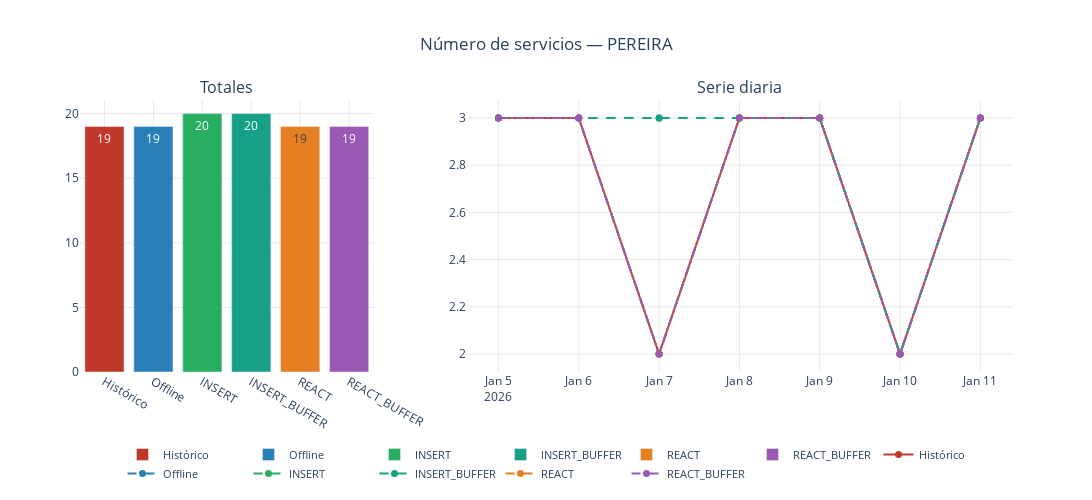
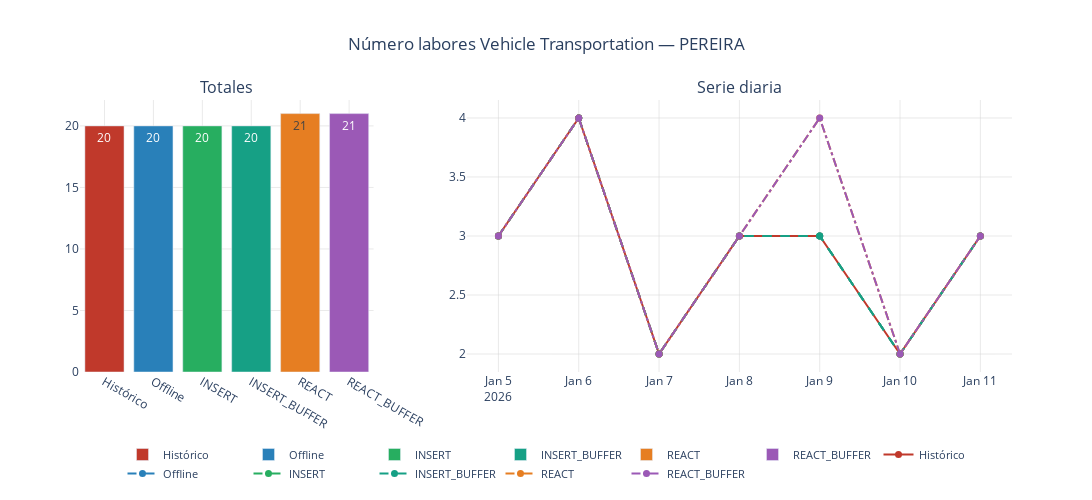
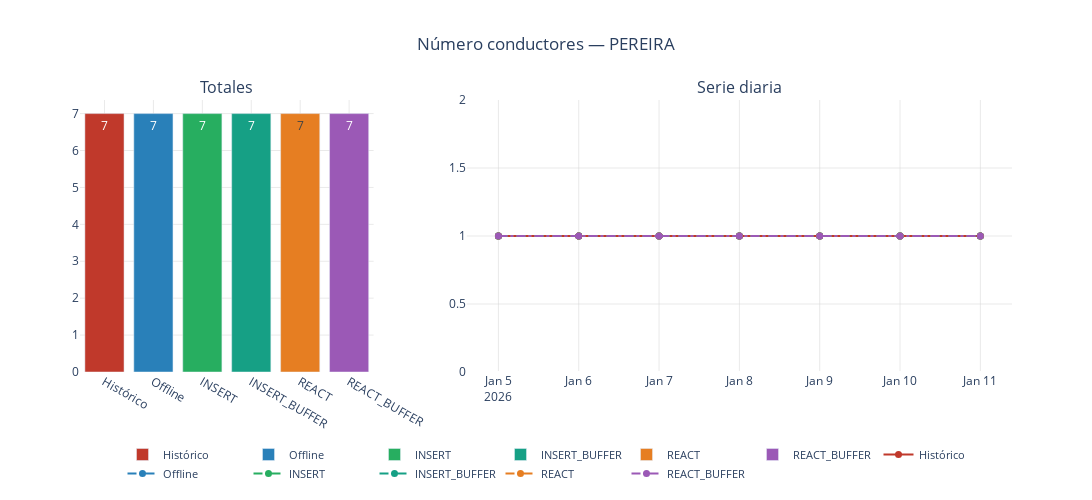
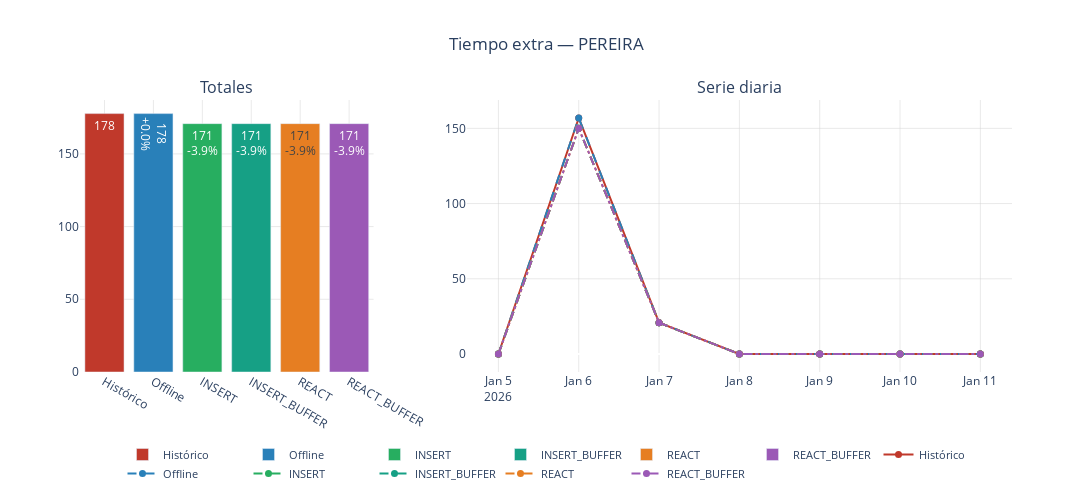

Notebook source saved alongside these figures, in order:
### Code cell
plot_metrics_comparison_dynamic(
    algorithms,
    city=city,
    metricas=metricas,
    dist_dict=dist_dict,
    fechas=fechas,
    metrics_with_gap=metrics_with_gap
)

### Figure 1 — Plotly figure (JSON) as saved in the notebook; plotly's stock layout.template omitted (floating-point values rounded to 4 significant figures)
{"data": [{"marker": {"color": "#C0392B"}, "name": "Histórico", "text": ["19"], "textposition": "auto", "type": "bar", "x": ["Histórico"], "xaxis": "x", "y": [19], "yaxis": "y"}, {"marker": {"color": "#2980B9"}, "name": "Offline", "text": ["19"], "textposition": "auto", "type": "bar", "x": ["Offline"], "xaxis": "x", "y": [19], "yaxis": "y"}, {"marker": {"color": "#27AE60"}, "name": "INSERT", "text": ["20"], "textposition": "auto", "type": "bar", "x": ["INSERT"], "xaxis": "x", "y": [20], "yaxis": "y"}, {"marker": {"color": "#16A085"}, "name": "INSERT_BUFFER", "text": ["20"], "textposition": "auto", "type": "bar", "x": ["INSERT_BUFFER"], "xaxis": "x", "y": [20], "yaxis": "y"}, {"marker": {"color": "#E67E22"}, "name": "REACT", "text": ["19"], "textposition": "auto", "type": "bar", "x": ["REACT"], "xaxis": "x", "y": [19], "yaxis": "y"}, {"marker": {"color": "#9B59B6"}, "name": "REACT_BUFFER", "text": ["19"], "textposition": "auto", "type": "bar", "x": ["REACT_BUFFER"], "xaxis": "x", "y": [19], "yaxis": "y"}, {"line": {"color": "#C0392B", "dash": "solid", "width": 2}, "marker": {"size": 7}, "mode": "lines+markers", "name": "Histórico", "type": "scatter", "x": ["2026-01-05", "2026-01-06", "2026-01-07", "2026-01-08", "2026-01-09", "2026-01-10", "2026-01-11"], "xaxis": "x2", "y": [3, 3, 2, 3, 3, 2, 3], "yaxis": "y2"}, {"line": {"color": "#2980B9", "dash": "dash", "width": 2}, "marker": {"size": 7}, "mode": "lines+markers", "name": "Offline", "type": "scatter", "x": ["2026-01-05", "2026-01-06", "2026-01-07", "2026-01-08", "2026-01-09", "2026-01-10", "2026-01-11"], "xaxis": "x2", "y": [3, 3, 2, 3, 3, 2, 3], "yaxis": "y2"}, {"line": {"color": "#27AE60", "dash": "dash", "width": 2}, "marker": {"size": 7}, "mode": "lines+markers", "name": "INSERT", "type": "scatter", "x": ["2026-01-05", "2026-01-06", "2026-01-07", "2026-01-08", "2026-01-09", "2026-01-10", "2026-01-11"], "xaxis": "x2", "y": [3, 3, 3, 3, 3, 2, 3], "yaxis": "y2"}, {"line": {"color": "#16A085", "dash": "dash", "width": 2}, "marker": {"size": 7}, "mode": "lines+markers", "name": "INSERT_BUFFER", "type": "scatter", "x": ["2026-01-05", "2026-01-06", "2026-01-07", "2026-01-08", "2026-01-09", "2026-01-10", "2026-01-11"], "xaxis": "x2", "y": [3, 3, 3, 3, 3, 2, 3], "yaxis": "y2"}, {"line": {"color": "#E67E22", "dash": "dashdot", "width": 2}, "marker": {"size": 7}, "mode": "lines+markers", "name": "REACT", "type": "scatter", "x": ["2026-01-05", "2026-01-06", "2026-01-07", "2026-01-08", "2026-01-09", "2026-01-10", "2026-01-11"], "xaxis": "x2", "y": [3, 3, 2, 3, 3, 2, 3], "yaxis": "y2"}, {"line": {"color": "#9B59B6", "dash": "dashdot", "width": 2}, "marker": {"size": 7}, "mode": "lines+markers", "name": "REACT_BUFFER", "type": "scatter", "x": ["2026-01-05", "2026-01-06", "2026-01-07", "2026-01-08", "2026-01-09", "2026-01-10", "2026-01-11"], "xaxis": "x2", "y": [3, 3, 2, 3, 3, 2, 3], "yaxis": "y2"}], "layout": {"annotations": [{"font": {"size": 16}, "showarrow": false, "text": "Totales", "x": 0.1575, "xanchor": "center", "xref": "paper", "y": 1, "yanchor": "bottom", "yref": "paper"}, {"font": {"size": 16}, "showarrow": false, "text": "Serie diaria", "x": 0.7075, "xanchor": "center", "xref": "paper", "y": 1, "yanchor": "bottom", "yref": "paper"}], "height": 500, "legend": {"font": {"size": 11}, "orientation": "h", "x": 0.5, "xanchor": "center", "y": -0.25, "yanchor": "top"}, "margin": {"b": 120, "t": 100}, "plot_bgcolor": "white", "title": {"text": "Número de servicios — PEREIRA", "x": 0.5, "xanchor": "center"}, "width": 1100, "xaxis": {"anchor": "y", "domain": [0, 0.315], "gridcolor": "lightgray", "gridwidth": 0.5, "showgrid": true}, "xaxis2": {"anchor": "y2", "domain": [0.415, 1], "gridcolor": "lightgray", "gridwidth": 0.5, "showgrid": true}, "yaxis": {"anchor": "x", "domain": [0, 1], "gridcolor": "lightgray", "gridwidth": 0.5, "showgrid": true}, "yaxis2": {"anchor": "x2", "domain": [0, 1], "gridcolor": "lightgray", "gridwidth": 0.5, "showgrid": true}}}

### Figure 2 — Plotly figure (JSON) as saved in the notebook; plotly's stock layout.template omitted (floating-point values rounded to 4 significant figures)
{"data": [{"marker": {"color": "#C0392B"}, "name": "Histórico", "text": ["20"], "textposition": "auto", "type": "bar", "x": ["Histórico"], "xaxis": "x", "y": [20], "yaxis": "y"}, {"marker": {"color": "#2980B9"}, "name": "Offline", "text": ["20"], "textposition": "auto", "type": "bar", "x": ["Offline"], "xaxis": "x", "y": [20], "yaxis": "y"}, {"marker": {"color": "#27AE60"}, "name": "INSERT", "text": ["20"], "textposition": "auto", "type": "bar", "x": ["INSERT"], "xaxis": "x", "y": [20], "yaxis": "y"}, {"marker": {"color": "#16A085"}, "name": "INSERT_BUFFER", "text": ["20"], "textposition": "auto", "type": "bar", "x": ["INSERT_BUFFER"], "xaxis": "x", "y": [20], "yaxis": "y"}, {"marker": {"color": "#E67E22"}, "name": "REACT", "text": ["21"], "textposition": "auto", "type": "bar", "x": ["REACT"], "xaxis": "x", "y": [21], "yaxis": "y"}, {"marker": {"color": "#9B59B6"}, "name": "REACT_BUFFER", "text": ["21"], "textposition": "auto", "type": "bar", "x": ["REACT_BUFFER"], "xaxis": "x", "y": [21], "yaxis": "y"}, {"line": {"color": "#C0392B", "dash": "solid", "width": 2}, "marker": {"size": 7}, "mode": "lines+markers", "name": "Histórico", "type": "scatter", "x": ["2026-01-05", "2026-01-06", "2026-01-07", "2026-01-08", "2026-01-09", "2026-01-10", "2026-01-11"], "xaxis": "x2", "y": [3, 4, 2, 3, 3, 2, 3], "yaxis": "y2"}, {"line": {"color": "#2980B9", "dash": "dash", "width": 2}, "marker": {"size": 7}, "mode": "lines+markers", "name": "Offline", "type": "scatter", "x": ["2026-01-05", "2026-01-06", "2026-01-07", "2026-01-08", "2026-01-09", "2026-01-10", "2026-01-11"], "xaxis": "x2", "y": [3, 4, 2, 3, 3, 2, 3], "yaxis": "y2"}, {"line": {"color": "#27AE60", "dash": "dash", "width": 2}, "marker": {"size": 7}, "mode": "lines+markers", "name": "INSERT", "type": "scatter", "x": ["2026-01-05", "2026-01-06", "2026-01-07", "2026-01-08", "2026-01-09", "2026-01-10", "2026-01-11"], "xaxis": "x2", "y": [3, 4, 2, 3, 3, 2, 3], "yaxis": "y2"}, {"line": {"color": "#16A085", "dash": "dash", "width": 2}, "marker": {"size": 7}, "mode": "lines+markers", "name": "INSERT_BUFFER", "type": "scatter", "x": ["2026-01-05", "2026-01-06", "2026-01-07", "2026-01-08", "2026-01-09", "2026-01-10", "2026-01-11"], "xaxis": "x2", "y": [3, 4, 2, 3, 3, 2, 3], "yaxis": "y2"}, {"line": {"color": "#E67E22", "dash": "dashdot", "width": 2}, "marker": {"size": 7}, "mode": "lines+markers", "name": "REACT", "type": "scatter", "x": ["2026-01-05", "2026-01-06", "2026-01-07", "2026-01-08", "2026-01-09", "2026-01-10", "2026-01-11"], "xaxis": "x2", "y": [3, 4, 2, 3, 4, 2, 3], "yaxis": "y2"}, {"line": {"color": "#9B59B6", "dash": "dashdot", "width": 2}, "marker": {"size": 7}, "mode": "lines+markers", "name": "REACT_BUFFER", "type": "scatter", "x": ["2026-01-05", "2026-01-06", "2026-01-07", "2026-01-08", "2026-01-09", "2026-01-10", "2026-01-11"], "xaxis": "x2", "y": [3, 4, 2, 3, 4, 2, 3], "yaxis": "y2"}], "layout": {"annotations": [{"font": {"size": 16}, "showarrow": false, "text": "Totales", "x": 0.1575, "xanchor": "center", "xref": "paper", "y": 1, "yanchor": "bottom", "yref": "paper"}, {"font": {"size": 16}, "showarrow": false, "text": "Serie diaria", "x": 0.7075, "xanchor": "center", "xref": "paper", "y": 1, "yanchor": "bottom", "yref": "paper"}], "height": 500, "legend": {"font": {"size": 11}, "orientation": "h", "x": 0.5, "xanchor": "center", "y": -0.25, "yanchor": "top"}, "margin": {"b": 120, "t": 100}, "plot_bgcolor": "white", "title": {"text": "Número labores Vehicle Transportation — PEREIRA", "x": 0.5, "xanchor": "center"}, "width": 1100, "xaxis": {"anchor": "y", "domain": [0, 0.315], "gridcolor": "lightgray", "gridwidth": 0.5, "showgrid": true}, "xaxis2": {"anchor": "y2", "domain": [0.415, 1], "gridcolor": "lightgray", "gridwidth": 0.5, "showgrid": true}, "yaxis": {"anchor": "x", "domain": [0, 1], "gridcolor": "lightgray", "gridwidth": 0.5, "showgrid": true}, "yaxis2": {"anchor": "x2", "domain": [0, 1], "gridcolor": "lightgray", "gridwidth": 0.5, "showgrid": true}}}

### Figure 3 — Plotly figure (JSON) as saved in the notebook; plotly's stock layout.template omitted (floating-point values rounded to 4 significant figures)
{"data": [{"marker": {"color": "#C0392B"}, "name": "Histórico", "text": ["7"], "textposition": "auto", "type": "bar", "x": ["Histórico"], "xaxis": "x", "y": [7], "yaxis": "y"}, {"marker": {"color": "#2980B9"}, "name": "Offline", "text": ["7"], "textposition": "auto", "type": "bar", "x": ["Offline"], "xaxis": "x", "y": [7], "yaxis": "y"}, {"marker": {"color": "#27AE60"}, "name": "INSERT", "text": ["7"], "textposition": "auto", "type": "bar", "x": ["INSERT"], "xaxis": "x", "y": [7], "yaxis": "y"}, {"marker": {"color": "#16A085"}, "name": "INSERT_BUFFER", "text": ["7"], "textposition": "auto", "type": "bar", "x": ["INSERT_BUFFER"], "xaxis": "x", "y": [7], "yaxis": "y"}, {"marker": {"color": "#E67E22"}, "name": "REACT", "text": ["7"], "textposition": "auto", "type": "bar", "x": ["REACT"], "xaxis": "x", "y": [7], "yaxis": "y"}, {"marker": {"color": "#9B59B6"}, "name": "REACT_BUFFER", "text": ["7"], "textposition": "auto", "type": "bar", "x": ["REACT_BUFFER"], "xaxis": "x", "y": [7], "yaxis": "y"}, {"line": {"color": "#C0392B", "dash": "solid", "width": 2}, "marker": {"size": 7}, "mode": "lines+markers", "name": "Histórico", "type": "scatter", "x": ["2026-01-05", "2026-01-06", "2026-01-07", "2026-01-08", "2026-01-09", "2026-01-10", "2026-01-11"], "xaxis": "x2", "y": [1, 1, 1, 1, 1, 1, 1], "yaxis": "y2"}, {"line": {"color": "#2980B9", "dash": "dash", "width": 2}, "marker": {"size": 7}, "mode": "lines+markers", "name": "Offline", "type": "scatter", "x": ["2026-01-05", "2026-01-06", "2026-01-07", "2026-01-08", "2026-01-09", "2026-01-10", "2026-01-11"], "xaxis": "x2", "y": [1, 1, 1, 1, 1, 1, 1], "yaxis": "y2"}, {"line": {"color": "#27AE60", "dash": "dash", "width": 2}, "marker": {"size": 7}, "mode": "lines+markers", "name": "INSERT", "type": "scatter", "x": ["2026-01-05", "2026-01-06", "2026-01-07", "2026-01-08", "2026-01-09", "2026-01-10", "2026-01-11"], "xaxis": "x2", "y": [1, 1, 1, 1, 1, 1, 1], "yaxis": "y2"}, {"line": {"color": "#16A085", "dash": "dash", "width": 2}, "marker": {"size": 7}, "mode": "lines+markers", "name": "INSERT_BUFFER", "type": "scatter", "x": ["2026-01-05", "2026-01-06", "2026-01-07", "2026-01-08", "2026-01-09", "2026-01-10", "2026-01-11"], "xaxis": "x2", "y": [1, 1, 1, 1, 1, 1, 1], "yaxis": "y2"}, {"line": {"color": "#E67E22", "dash": "dashdot", "width": 2}, "marker": {"size": 7}, "mode": "lines+markers", "name": "REACT", "type": "scatter", "x": ["2026-01-05", "2026-01-06", "2026-01-07", "2026-01-08", "2026-01-09", "2026-01-10", "2026-01-11"], "xaxis": "x2", "y": [1, 1, 1, 1, 1, 1, 1], "yaxis": "y2"}, {"line": {"color": "#9B59B6", "dash": "dashdot", "width": 2}, "marker": {"size": 7}, "mode": "lines+markers", "name": "REACT_BUFFER", "type": "scatter", "x": ["2026-01-05", "2026-01-06", "2026-01-07", "2026-01-08", "2026-01-09", "2026-01-10", "2026-01-11"], "xaxis": "x2", "y": [1, 1, 1, 1, 1, 1, 1], "yaxis": "y2"}], "layout": {"annotations": [{"font": {"size": 16}, "showarrow": false, "text": "Totales", "x": 0.1575, "xanchor": "center", "xref": "paper", "y": 1, "yanchor": "bottom", "yref": "paper"}, {"font": {"size": 16}, "showarrow": false, "text": "Serie diaria", "x": 0.7075, "xanchor": "center", "xref": "paper", "y": 1, "yanchor": "bottom", "yref": "paper"}], "height": 500, "legend": {"font": {"size": 11}, "orientation": "h", "x": 0.5, "xanchor": "center", "y": -0.25, "yanchor": "top"}, "margin": {"b": 120, "t": 100}, "plot_bgcolor": "white", "title": {"text": "Número conductores — PEREIRA", "x": 0.5, "xanchor": "center"}, "width": 1100, "xaxis": {"anchor": "y", "domain": [0, 0.315], "gridcolor": "lightgray", "gridwidth": 0.5, "showgrid": true}, "xaxis2": {"anchor": "y2", "domain": [0.415, 1], "gridcolor": "lightgray", "gridwidth": 0.5, "showgrid": true}, "yaxis": {"anchor": "x", "domain": [0, 1], "gridcolor": "lightgray", "gridwidth": 0.5, "showgrid": true}, "yaxis2": {"anchor": "x2", "domain": [0, 1], "gridcolor": "lightgray", "gridwidth": 0.5, "showgrid": true}}}

### Figure 4 — Plotly figure (JSON) as saved in the notebook; plotly's stock layout.template omitted (floating-point values rounded to 4 significant figures)
{"data": [{"marker": {"color": "#C0392B"}, "name": "Histórico", "text": ["178"], "textposition": "auto", "type": "bar", "x": ["Histórico"], "xaxis": "x", "y": [177.7], "yaxis": "y"}, {"marker": {"color": "#2980B9"}, "name": "Offline", "text": ["178<br>+0.0%"], "textposition": "auto", "type": "bar", "x": ["Offline"], "xaxis": "x", "y": [177.7], "yaxis": "y"}, {"marker": {"color": "#27AE60"}, "name": "INSERT", "text": ["171<br>-3.9%"], "textposition": "auto", "type": "bar", "x": ["INSERT"], "xaxis": "x", "y": [170.8], "yaxis": "y"}, {"marker": {"color": "#16A085"}, "name": "INSERT_BUFFER", "text": ["171<br>-3.9%"], "textposition": "auto", "type": "bar", "x": ["INSERT_BUFFER"], "xaxis": "x", "y": [170.8], "yaxis": "y"}, {"marker": {"color": "#E67E22"}, "name": "REACT", "text": ["171<br>-3.9%"], "textposition": "auto", "type": "bar", "x": ["REACT"], "xaxis": "x", "y": [170.8], "yaxis": "y"}, {"marker": {"color": "#9B59B6"}, "name": "REACT_BUFFER", "text": ["171<br>-3.9%"], "textposition": "auto", "type": "bar", "x": ["REACT_BUFFER"], "xaxis": "x", "y": [170.8], "yaxis": "y"}, {"line": {"color": "#C0392B", "dash": "solid", "width": 2}, "marker": {"size": 7}, "mode": "lines+markers", "name": "Histórico", "type": "scatter", "x": ["2026-01-05", "2026-01-06", "2026-01-07", "2026-01-08", "2026-01-09", "2026-01-10", "2026-01-11"], "xaxis": "x2", "y": [0.0, 156.9, 20.8, 0.0, 0.0, 0.0, 0.0], "yaxis": "y2"}, {"line": {"color": "#2980B9", "dash": "dash", "width": 2}, "marker": {"size": 7}, "mode": "lines+markers", "name": "Offline", "type": "scatter", "x": ["2026-01-05", "2026-01-06", "2026-01-07", "2026-01-08", "2026-01-09", "2026-01-10", "2026-01-11"], "xaxis": "x2", "y": [0.0, 156.9, 20.8, 0.0, 0.0, 0.0, 0.0], "yaxis": "y2"}, {"line": {"color": "#27AE60", "dash": "dash", "width": 2}, "marker": {"size": 7}, "mode": "lines+markers", "name": "INSERT", "type": "scatter", "x": ["2026-01-05", "2026-01-06", "2026-01-07", "2026-01-08", "2026-01-09", "2026-01-10", "2026-01-11"], "xaxis": "x2", "y": [0.0, 150.0, 20.8, 0.0, 0.0, 0.0, 0.0], "yaxis": "y2"}, {"line": {"color": "#16A085", "dash": "dash", "width": 2}, "marker": {"size": 7}, "mode": "lines+markers", "name": "INSERT_BUFFER", "type": "scatter", "x": ["2026-01-05", "2026-01-06", "2026-01-07", "2026-01-08", "2026-01-09", "2026-01-10", "2026-01-11"], "xaxis": "x2", "y": [0.0, 150.0, 20.8, 0.0, 0.0, 0.0, 0.0], "yaxis": "y2"}, {"line": {"color": "#E67E22", "dash": "dashdot", "width": 2}, "marker": {"size": 7}, "mode": "lines+markers", "name": "REACT", "type": "scatter", "x": ["2026-01-05", "2026-01-06", "2026-01-07", "2026-01-08", "2026-01-09", "2026-01-10", "2026-01-11"], "xaxis": "x2", "y": [0.0, 150.0, 20.8, 0.0, 0.0, 0.0, 0.0], "yaxis": "y2"}, {"line": {"color": "#9B59B6", "dash": "dashdot", "width": 2}, "marker": {"size": 7}, "mode": "lines+markers", "name": "REACT_BUFFER", "type": "scatter", "x": ["2026-01-05", "2026-01-06", "2026-01-07", "2026-01-08", "2026-01-09", "2026-01-10", "2026-01-11"], "xaxis": "x2", "y": [0.0, 150.0, 20.8, 0.0, 0.0, 0.0, 0.0], "yaxis": "y2"}], "layout": {"annotations": [{"font": {"size": 16}, "showarrow": false, "text": "Totales", "x": 0.1575, "xanchor": "center", "xref": "paper", "y": 1, "yanchor": "bottom", "yref": "paper"}, {"font": {"size": 16}, "showarrow": false, "text": "Serie diaria", "x": 0.7075, "xanchor": "center", "xref": "paper", "y": 1, "yanchor": "bottom", "yref": "paper"}], "height": 500, "legend": {"font": {"size": 11}, "orientation": "h", "x": 0.5, "xanchor": "center", "y": -0.25, "yanchor": "top"}, "margin": {"b": 120, "t": 100}, "plot_bgcolor": "white", "title": {"text": "Tiempo extra — PEREIRA", "x": 0.5, "xanchor": "center"}, "width": 1100, "xaxis": {"anchor": "y", "domain": [0, 0.315], "gridcolor": "lightgray", "gridwidth": 0.5, "showgrid": true}, "xaxis2": {"anchor": "y2", "domain": [0.415, 1], "gridcolor": "lightgray", "gridwidth": 0.5, "showgrid": true}, "yaxis": {"anchor": "x", "domain": [0, 1], "gridcolor": "lightgray", "gridwidth": 0.5, "showgrid": true}, "yaxis2": {"anchor": "x2", "domain": [0, 1], "gridcolor": "lightgray", "gridwidth": 0.5, "showgrid": true}}}
